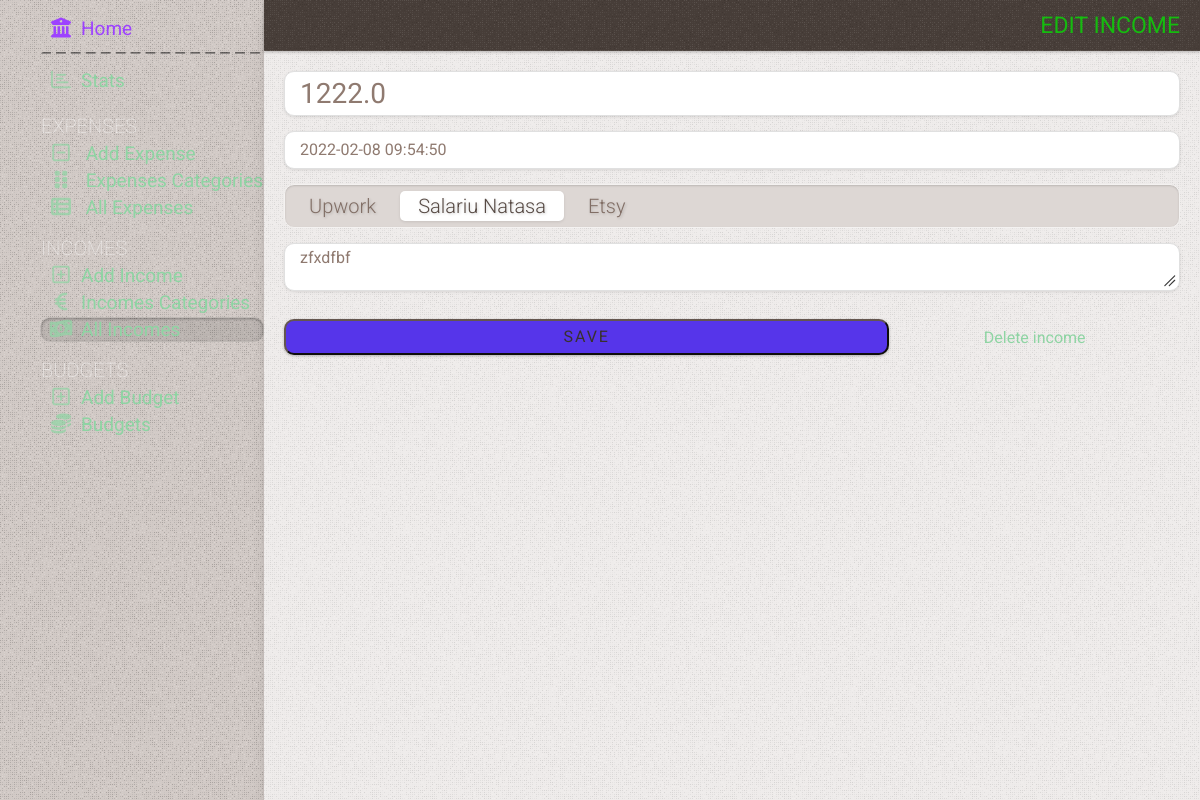
/income-edit/4, run on an earlier commit of the app's database.
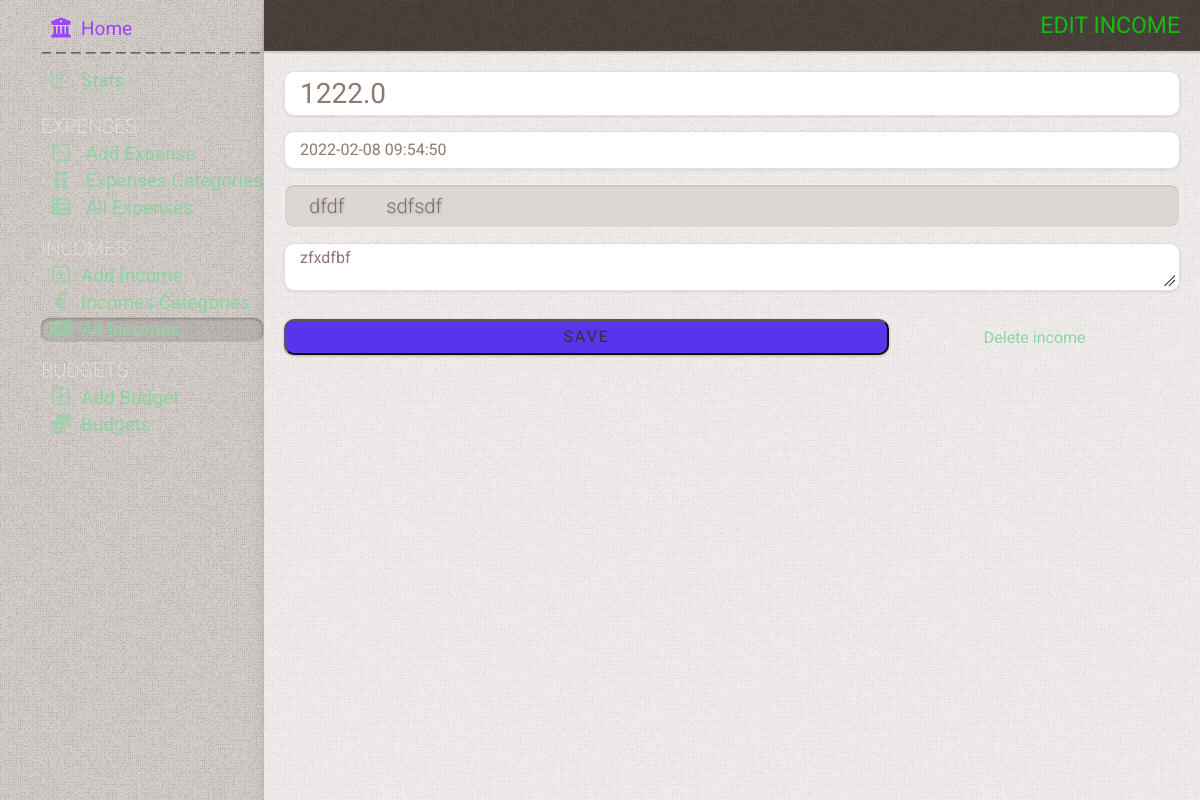
And on a later commit of the database.
### tables this page shows
CREATE TABLE categories_income
(
    id         INTEGER PRIMARY KEY AUTOINCREMENT,
    name       TEXT NOT NULL,
    primordial TEXT DEFAULT NULL,
    state      TEXT DEFAULT false
);

### app.py (the view, shortened to what this page needs)
@app.route('/income-edit/<int:id>', methods=('GET', 'POST'))
def edit_income(id):
    income = get_incomes(id)
    conn = get_db_connection()
    categories = conn.execute('SELECT id, name FROM categories_income').fetchall()
    conn.close()
    return render_template('edit_income.html', title='Edit Income', gradient='text-gradient-green', income=income,
                           categories=categories)

### app.py (called while the page is built)
def get_db_connection():
    conn = sqlite3.connect('static/database.db')
    conn.row_factory = sqlite3.Row
    return conn

def get_incomes(income_id):
    conn = get_db_connection()
    income = conn.execute('SELECT * FROM incomes WHERE id = ?', (income_id,)).fetchone()
    conn.close()
    if income is None:
        abort(404)
    return income

### templates/edit_income.html (shortened to what this page needs)
{% extends 'base.html' %} {% block content %}
	<div class="page_title {{ gradient }}" >
		<span >{% block title %} {{ title }} {% endblock %}</span >
	</div >
	<div class="content flex flex-col gap-15" >
		<form method="post" >
			<div class="" >
				<input type="number" autofocus name="amount" placeholder="Amount" class="big-input" step="0.01"
							 pattern="[0-9]+([\.,][0-9]+)?" min="0" value="{{ request.form['amount'] or income['amount'] }}" />
			</div >
			<div class="mt-15" >
				<input data-toggle="datepicker" type="text" name="date" placeholder="Date" class="form-control"
							 value="{{ request.form['date_s'] or income['date'] }}" />
			</div >
			<div class="radio-group category-group mt-15" >
				{% for id, name in categories %}
					<label for="{{ name }}" >{{ name }}</label >
				{% endfor %}
			</div >
			<div class="form-group mt-15" >
				<textarea name="comment" placeholder="Comment"
									class="" >{{ request.form['comment'] or income['comment'] }}</textarea >
			</div >
			<div class="form-buttons mt-24" >
				<button type="submit" class="send-button" >Save</button >
				<a href="/delete-income/{{ income['id'] }}" class="delete-button"
					 onclick="return confirm('Delete this income?')" >Delete
																														income</a >
			</div >
		</form >
	</div >
{% endblock %}

What changed in the data, as far as the page shows it:
removed categories_income: name "Upwork"
removed categories_income: name "Salariu Natasa"
removed categories_income: name "Etsy"
added categories_income: name "dfdf"
added categories_income: name "sdfsdf"
